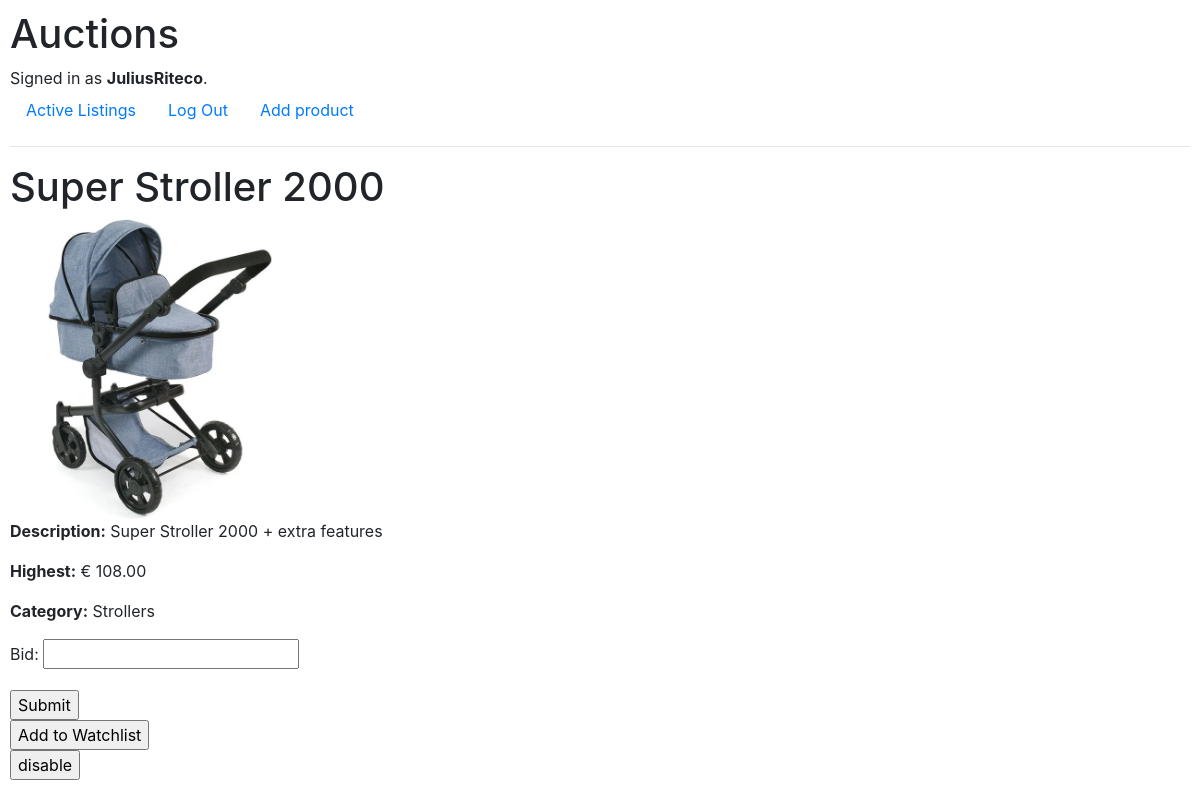
The page /product_details/1/ (signed in) on the database its author committed.
### auctions/models.py (models this page shows, shortened)
class User(AbstractUser):
    watchlist = models.ManyToManyField('AuctionListing', blank=True, related_name='watchlisted_by')
    pass

class AuctionListing(models.Model):
    name = models.CharField(max_length=64)
    description = models.TextField()
    image = models.ImageField(upload_to='images/', blank=True, null=True)  # Gebruik ImageField voor de afbeelding
    highest_bid = models.ForeignKey('Bidding', null=True, blank=True, on_delete=models.SET_NULL, related_name="highest_bid_for")
    category = models.ForeignKey(Category, on_delete=models.CASCADE, related_name="listings")
    owner = models.ForeignKey(User, on_delete=models.CASCADE, blank=True, null=True, related_name="user")
    isActive = models.BooleanField(default=True)

class Bidding(models.Model):
    bidder = models.ForeignKey(User, on_delete=models.CASCADE, related_name="bids")
    auction_listing = models.ForeignKey(AuctionListing, on_delete=models.CASCADE, related_name="bids")
    bid = models.DecimalField(max_digits=10, decimal_places=2)

class Category(models.Model): #niet meer aankomen. Meer categorieen niet nodig
    name = models.CharField(max_length=64)
    def __str__(self):
        return self.name

### auctions/views.py (the view)
# urls.py: path('product_details/<int:product_details_id>/', views.product_details, name='product_details'),
def product_details(request, product_details_id):
    product = get_object_or_404(AuctionListing, id=product_details_id)
    return render(request, "auctions/product_details.html", {
        "productDetails": product,
        "BiddingForm": BiddingForm(),
        "user": request.user,  # Voeg de user toe aan de context
    })

### auctions/views.py
class BiddingForm(forms.Form):
    newBid = forms.DecimalField(label="Bid")

### auctions/templates/auctions/product_details.html (shortened to what this page needs)
{% extends "auctions/layout.html" %}
{% block body %}
    <h1>{{ productDetails.name }}</h1>
    <img src="{{ productDetails.image.url }}" alt="{{ productDetails.name }}" style="width:300px;height:300px;"> <br>
    <p><b>Description:</b> {{ productDetails.description }}</p>
    {% if productDetails.highest_bid.bid %}
            <p><b>Highest:</b> € {{productDetails.highest_bid.bid}}</p>
        {% else %}
        <p></p><b>Highest:</b> no bid yet.</p>
        {% endif %}
    <p><b>Category:</b> {{ productDetails.category }}</p>
    {% if productDetails.isActive%}
    <form action="{% url 'New_bid' productDetails.id %}" method="post">
        {{ BiddingForm.as_p }}
        <input type="submit" value="Submit">
    </form>
    {% else %}
    <b>Buyer:</b> {{productDetails.highest_bid.bidder}}
    <h3> Product is sold </h3>
    {% endif %}
<form action="{% url 'toggle_watchlist' productDetails.id %}" method="post">
    {% if productDetails in user.watchlist.all %}
        <input type="submit" value="Remove from Watchlist">
    {% else %}
        <input type="submit" value="Add to Watchlist">
    {% endif %}
</form>
<form action="{% url 'disable' productDetails.id %}" method="post">
        <input type="submit" value="disable">
</form>
{% endblock %}

### auctions/templates/auctions/layout.html (shortened to what this page needs)
{% load static %}
<!DOCTYPE html>
<html lang="en">
    <head>
        <link rel="stylesheet" href="https://stackpath.bootstrapcdn.com/bootstrap/4.4.1/css/bootstrap.min.css">
        <link href="{% static 'auctions/styles.css' %}" rel="stylesheet">
    </head>
    <body>
        <h1>Auctions</h1>
        <div>
            {% if user.is_authenticated %}
                Signed in as <strong>{{ user.username }}</strong>.
            {% else %}
                Not signed in.
            {% endif %}
        </div>
        <ul class="nav">
            <li class="nav-item">
                <a class="nav-link" href="{% url 'index' %}">Active Listings</a>
            </li>
            {% if user.is_authenticated %}
                <li class="nav-item">
                    <a class="nav-link" href="{% url 'logout' %}">Log Out</a>
                </li>
                <li class="nav-item">
                    <a class="nav-link" href="{% url 'create' %}">Add product</a>
                </li>
            {% endif %}
        </ul>
        <hr>
        {% block body %}
        {% endblock %}
    </body>
</html>

### auctions/static/auctions/styles.css (style rules this page uses)
body { padding: 10px; }

### rows shown on the page
User: username "JuliusRiteco"
AuctionListing: name "Super Stroller 2000", image (picture), description "Super Stroller 2000 + extra features", highest_bid.bid "108.00", category "Strollers"
